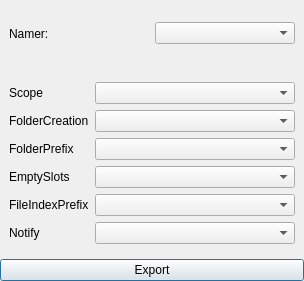
<?xml version="1.0" encoding="UTF-8"?>
<ui version="4.0">
 <class>BoxExporter</class>
 <widget class="QDialog" name="BoxExporter">
  <property name="windowTitle">
   <string>Box Export</string>
  </property>
  <property name="minimumSize">
   <size>
    <width>304</width>
    <height>281</height>
   </size>
  </property>
  <layout class="QVBoxLayout" name="BoxExportRoot">
   <property name="leftMargin">
    <number>0</number>
   </property>
   <property name="topMargin">
    <number>0</number>
   </property>
   <property name="rightMargin">
    <number>0</number>
   </property>
   <property name="bottomMargin">
    <number>0</number>
   </property>
   <item>
    <widget class="QWidget" name="FLP_NamerSelect">
     <layout class="QHBoxLayout" name="NamerRow">
      <item>
       <widget class="QLabel" name="L_Namer">
        <property name="text">
         <string>Namer:</string>
        </property>
       </widget>
      </item>
      <item>
       <widget class="QComboBox" name="CB_Namer"/>
      </item>
     </layout>
    </widget>
   </item>
   <item>
    <widget class="QWidget" name="PG_Settings">
     <layout class="QFormLayout" name="SettingsForm">
      <item row="0" column="0">
       <widget class="QLabel" name="L_Scope">
        <property name="text">
         <string>Scope</string>
        </property>
       </widget>
      </item>
      <item row="0" column="1">
       <widget class="QComboBox" name="CB_Scope"/>
      </item>
      <item row="1" column="0">
       <widget class="QLabel" name="L_FolderCreation">
        <property name="text">
         <string>FolderCreation</string>
        </property>
       </widget>
      </item>
      <item row="1" column="1">
       <widget class="QComboBox" name="CB_FolderCreation"/>
      </item>
      <item row="2" column="0">
       <widget class="QLabel" name="L_FolderPrefix">
        <property name="text">
         <string>FolderPrefix</string>
        </property>
       </widget>
      </item>
      <item row="2" column="1">
       <widget class="QComboBox" name="CB_FolderPrefix"/>
      </item>
      <item row="3" column="0">
       <widget class="QLabel" name="L_EmptySlots">
        <property name="text">
         <string>EmptySlots</string>
        </property>
       </widget>
      </item>
      <item row="3" column="1">
       <widget class="QComboBox" name="CB_EmptySlots"/>
      </item>
      <item row="4" column="0">
       <widget class="QLabel" name="L_FileIndexPrefix">
        <property name="text">
         <string>FileIndexPrefix</string>
        </property>
       </widget>
      </item>
      <item row="4" column="1">
       <widget class="QComboBox" name="CB_FileIndexPrefix"/>
      </item>
      <item row="5" column="0">
       <widget class="QLabel" name="L_Notify">
        <property name="text">
         <string>Notify</string>
        </property>
       </widget>
      </item>
      <item row="5" column="1">
       <widget class="QComboBox" name="CB_Notify"/>
      </item>
     </layout>
    </widget>
   </item>
   <item>
    <widget class="QPushButton" name="B_Export">
     <property name="text">
      <string>Export</string>
     </property>
    </widget>
   </item>
  </layout>
 </widget>
 <resources/>
 <connections/>
</ui>
